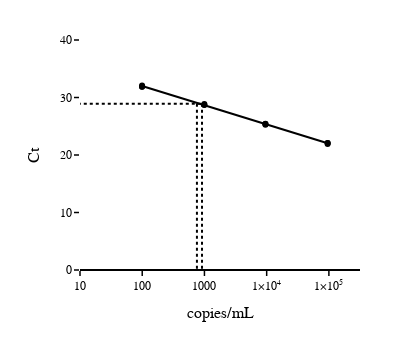

Notebook cell for this chart:
### Code cell
# generate predicted values for the calculated regression line
predictions = regmodel.get_prediction()
df_predictions = predictions.summary_frame(alpha=0.05)
df_predictions['IU'] = dfstandards['IU']

# generate predicted values for the prediction interval lines
yvalues = np.arange(1,41)
errorpredminx = (yvalues - interceptlower)/b1
errorpredmaxx = (yvalues - interceptupper)/b1

# plot values of the prediction intervals of the concentration of the unknown samples

layout=go.Layout(font={'family':'Arial'},
                     paper_bgcolor='rgba(255,255,255,1)',
                     plot_bgcolor='rgba(255,255,255,1)',
                     margin=dict(l=80, r=40, t=40, b=80),
                     autosize=False,
                     width=400,
                     height=350,
                     titlefont={'size': 20,
                               'color':'black'},
                     xaxis=dict(title='copies/mL',
                            titlefont = dict(size=16,
                                        color='black'),
                            showticklabels=True,
                            tickangle=0,
                        zerolinecolor='#000',
                        zerolinewidth=2,
                            # tickprefix = "<b>",
                            # ticksuffix = "</b>",
                            type="log", range=[1,5.5],
                            tickfont=dict(
                                size=12,
                                color='black'
                                    ),
                            showgrid=False,
                            tickcolor = '#000',
                            tickwidth=1.5,
                            ticks='outside',
                            exponentformat = 'power',
                            tickvals=[10, 100, 1000,10000,100000],
                               ),
                    yaxis=dict(
                        title='Ct',
                        titlefont=dict(
                            size=16,
                            color='black'),
                        showticklabels=True,
                        tickangle=0,
                        tickfont=dict(
                            size=12,
                            color='black'),
                        tickcolor = '#000',
                        zerolinecolor='#000',
                        zerolinewidth=2,
                        # tickprefix = "<b>",
                        # ticksuffix = "</b>",
                        rangemode='tozero',
                        exponentformat='none',
                        showexponent='all',
                        tickwidth=1.5,
                        ticks='outside',
                        range = [0,40],
                           )
    )



trace = []

# plot of the prediction intervals below and above the calculated regression line

errorpredupper = go.Scatter(
        name='Upper Bound',
        x=10**errorpredmaxx,
        y=yvalues,
        mode='lines',
        marker=dict(color="#444"),
        line=dict(width=0),
        showlegend=False)

errorpredlower = go.Scatter(
        name='Lower Bound',
        x=10**errorpredminx,
        y=yvalues,
        marker=dict(color="#444"),
        line=dict(width=0),
        mode='lines',
        fillcolor='rgba(230,159,0,0.3)',
        fill='tonexty',
        showlegend=False
    )

# plot of the individual standard curve samples
trace.append(go.Scatter(x=dfstandards['IU'], y=dfstandards['Target 1 Ct'], name = 'Ct', mode='markers', marker = dict(color =colors[0])))
# plot of the calculated regression line
trace.append(go.Scatter(x=df_predictions['IU'], y=df_predictions['mean'], name = 'lowerPI', mode='lines', line = dict(color =colors[0],width=2)))
# addition of vertical lines for the xupper and xlower values and their intercept with the horizontal line from ymean
trace.append(go.Scatter(x=[10**xupper,10**xupper], y=[ymean,0], name = 'PI', mode='lines', line = dict(color =colors[0],width=2,dash='dot')))
trace.append(go.Scatter(x=[10**xlower,10**xlower], y=[ymean,0], name = 'PI', mode='lines', line = dict(color =colors[0],width=2,dash='dot')))
trace.append(go.Scatter(x=[10**0,10**xupper], y=[ymean,ymean], name = 'PI', mode='lines', line = dict(color =colors[0],width=2,dash='dot')))


fig= go.Figure(data=trace, layout=layout)

fig.update_layout(showlegend=False)
fig.show()

fig.write_image('images/std_curve.svg', engine="kaleido",scale=1)

### Figure 1 — Plotly figure (JSON) as saved in the notebook; plotly's stock layout.template omitted (floating-point values rounded to 4 significant figures)
{"data": [{"marker": {"color": "rgba(0,0,0,1)"}, "mode": "markers", "name": "Ct", "type": "scatter", "x": [95500, 95500, 95500, 9550, 9550, 9550, 995, 995, 995, 99.5, 99.5, 99.5], "y": [21.92, 22.08, 22.09, 25.28, 25.45, 25.4, 28.73, 28.7, 28.85, 32.09, 31.86, 31.88]}, {"line": {"color": "rgba(0,0,0,1)", "width": 2}, "mode": "lines", "name": "lowerPI", "type": "scatter", "x": [95500, 95500, 95500, 9550, 9550, 9550, 995, 995, 995, 99.5, 99.5, 99.5], "y": [22.05, 22.05, 22.05, 25.39, 25.39, 25.39, 28.67, 28.67, 28.67, 32.0, 32.0, 32.0]}, {"line": {"color": "rgba(0,0,0,1)", "dash": "dot", "width": 2}, "mode": "lines", "name": "PI", "type": "scatter", "x": [913.8, 913.8], "y": [28.92, 0]}, {"line": {"color": "rgba(0,0,0,1)", "dash": "dot", "width": 2}, "mode": "lines", "name": "PI", "type": "scatter", "x": [757.2, 757.2], "y": [28.92, 0]}, {"line": {"color": "rgba(0,0,0,1)", "dash": "dot", "width": 2}, "mode": "lines", "name": "PI", "type": "scatter", "x": [1, 913.8], "y": [28.92, 28.92]}], "layout": {"autosize": false, "font": {"family": "Arial"}, "height": 350, "margin": {"b": 80, "l": 80, "r": 40, "t": 40}, "paper_bgcolor": "rgba(255,255,255,1)", "plot_bgcolor": "rgba(255,255,255,1)", "showlegend": false, "title": {"font": {"color": "black", "size": 20}}, "width": 400, "xaxis": {"exponentformat": "power", "range": [1, 5.5], "showgrid": false, "showticklabels": true, "tickangle": 0, "tickcolor": "#000", "tickfont": {"color": "black", "size": 12}, "ticks": "outside", "tickvals": [10, 100, 1000, 10000, 100000], "tickwidth": 1.5, "title": {"font": {"color": "black", "size": 16}, "text": "copies/mL"}, "type": "log", "zerolinecolor": "#000", "zerolinewidth": 2}, "yaxis": {"exponentformat": "none", "range": [0, 40], "rangemode": "tozero", "showexponent": "all", "showticklabels": true, "tickangle": 0, "tickcolor": "#000", "tickfont": {"color": "black", "size": 12}, "ticks": "outside", "tickwidth": 1.5, "title": {"font": {"color": "black", "size": 16}, "text": "Ct"}, "zerolinecolor": "#000", "zerolinewidth": 2}}}
